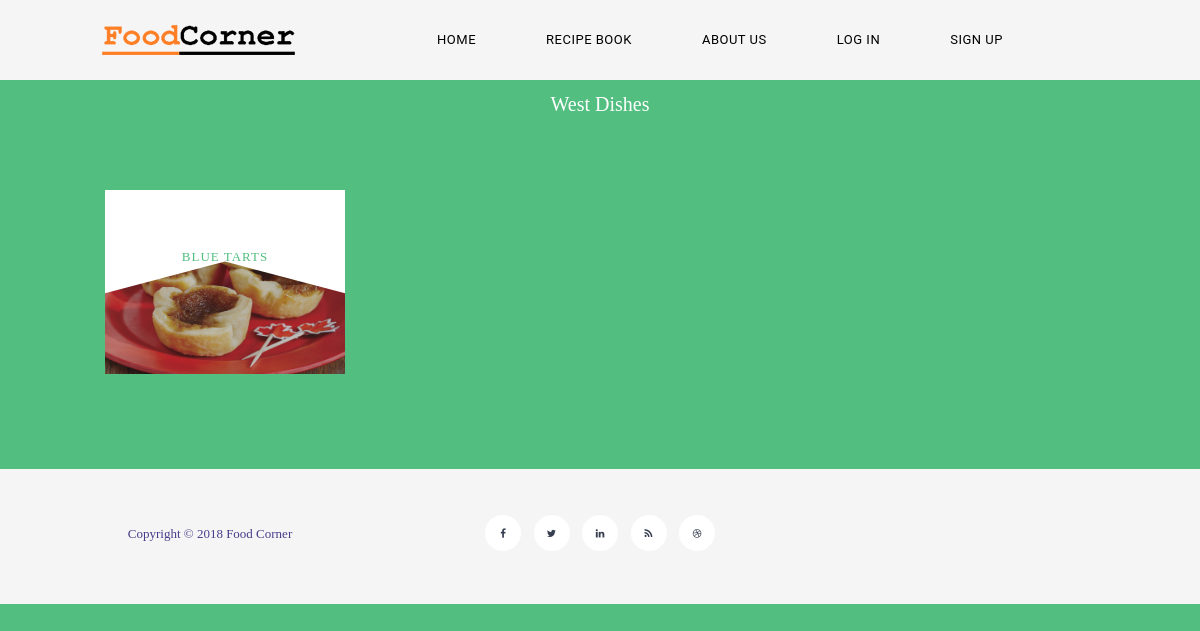
/regions/region/1, run on the app's committed database.
### tables this page shows
CREATE TABLE `region` (
  `region_id` int(11) NOT NULL,
  `region_name` varchar(255) NOT NULL,
  `region_photo` varchar(255) NOT NULL,
  `region_description` text NOT NULL
);

CREATE TABLE `recipe` (
  `r_id` bigint(20) NOT NULL,
  `ing_list_id` bigint(20) NOT NULL,
  `r_name` varchar(60) NOT NULL,
  `r_type` varchar(255) NOT NULL,
  `r_time_created` timestamp NOT NULL DEFAULT CURRENT_TIMESTAMP,
  `r_id_region` varchar(60) NOT NULL,
  `r_country` varchar(60) NOT NULL,
  `r_photo` varchar(255) NOT NULL,
  `recipe_text` text NOT NULL,
  `r_description` text NOT NULL,
  `r_price` int(11) NOT NULL,
  `r_time` int(11) NOT NULL,
  `r_serve` int(11) NOT NULL
);

### application/controllers/Regions.php (called while the page is built, shortened)
<?php
class Regions extends CI_Controller {
	public function region($region)
	{
		$data['recipes'] = $this->recipe_model->get_region($region);
		$data['region'] = $this->region_model->get_regions($region);
		if($this->recipe_model->get_region($region)){
			if (!isset($_SESSION['email'])) {
				$this->load->view('template/header');
				$this->load->view('Recipe2/Region',$data);
				$this->load->view('template/footer');
			}
			else{
				$this->load->view('template/headerlogin');
				$this->load->view('Recipe2/Region',$data);
				$this->load->view('template/footer');
			}
		}
	}
}

### index.php (called while the page is built, shortened)
<?php
require_once BASEPATH.'core/CodeIgniter.php';

### application/models/region_model.php (called while the page is built, shortened)
<?php
class region_model extends CI_Model {
	public function get_regions($region){
		$this->db->where('region_id',$region);
    	$result = $this->db->get('region');
    	return $result->row_array();
	}
}

### application/models/recipe_model.php (called while the page is built, shortened)
<?php
class recipe_model extends CI_Model {
    public function get_region($region){
    	$this->db->where('r_id_region',$region);
		$result = $this->db->get('recipe');
		return $result->result_array();
    }
}

### application/views/Recipe2/Region.php (the view, shortened to what this page needs)
<!DOCTYPE html>
<html lang="en" class="demo-3 no-js">
	<head>
	</head>
	<body>
		<link rel="stylesheet" type="text/css" href="<?php echo base_url('assets/Recipe/css/normalize.css'); ?>" />
		<link rel="stylesheet" type="text/css" href="<?php echo base_url('assets/Recipe/css/demo2.css'); ?>" />
		<link rel="stylesheet" type="text/css" href="<?php echo base_url('assets/Recipe/css/component.css'); ?>" />
		<h1 text align = "center"><?php echo ucfirst($region['region_name']); ?> Dishes</h1>
			<section id="grid" class="grid clearfix">
				<?php foreach($recipes as $recipe):?>
				<a href="<?php echo site_url('recipe/'.$recipe['r_id']);?>" data-path-hover="M 0,0 0,38 90,58 180.5,38 180,0 z">
					<figure>
						<img src="<?php echo base_url('assets/Recipe/photo/').$recipe['r_photo'];?>" />
						<svg viewBox="0 0 180 320" preserveAspectRatio="none"><path d="M 0 0 L 0 182 L 90 126.5 L 180 182 L 180 0 L 0 0 z "/></svg>
						<figcaption>
							<h2><?php echo $recipe['r_name'];?></h2>
						</figcaption>
					</figure>
				</a>
				<?php endforeach; ?>
			</section>
		</div>
	</body>
</html>

### assets/FoodC/css/carousel.css (style rules this page uses)
* { box-sizing: border-box; }
body { font-family: Verdana, sans-serif; }
img { vertical-align: middle; }

### assets/FoodC/css/templatemo-style.css (style rules this page uses)
* { margin: 0; padding: 0; font-family: Tahoma; }
body { overflow-x: hidden; background-color: #f5f5f5; }

### assets/Recipe/css/demo2.css (style rules this page uses)
*, *:after, *:before { -webkit-box-sizing: border-box; -moz-box-sizing: border-box; box-sizing: border-box; }
body { background: #333; color: #fff; font-weight: 400; font-size: 1em; font-family: 'Lato', Arial, sans-serif; }
a, button { outline: none; }
a { color: #f0f0f0; text-decoration: none; }
.clearfix:before, .clearfix:after { content: " "; display: table; }
.clearfix:after { clear: both; }

### assets/Recipe/css/component.css (style rules this page uses)
.grid { margin: 40px auto 120px; max-width: 1000px; width: 90%; }
.grid a { float: left; max-width: 250px; width: 25%; color: #333; }
.grid a:nth-child(odd) { margin: 30px 0 -30px 0; }
.grid figure { position: relative; overflow: hidden; margin: 5px; background: #333; }
.grid figure img { position: relative; display: block; width: 100%; opacity: 0.7; -webkit-transition: opacity 0.3s; transition: opacity 0.3s; }
.grid figcaption { position: absolute; top: 0; z-index: 11; padding: 10px; width: 100%; height: 100%; text-align: center; }
.grid figcaption h2 { margin: 0 0 20px 0; color: #3498db; text-transform: uppercase; letter-spacing: 1px; font-weight: 300; font-size: 130%; -webkit-transition: -webkit-transform 0.3s; transition: transform 0.3s; }
.grid figcaption h2, .grid figcaption p { -webkit-transform: translateY(50px); transform: translateY(50px); }
.grid figcaption, .grid figcaption h2, .grid figcaption p, .grid figure button { -webkit-backface-visibility: hidden; backface-visibility: hidden; }
.grid svg { position: absolute; top: -1px; z-index: 10; width: 100%; height: 100%; }
.demo-2 .grid figcaption h2, .demo-2 .grid figcaption p, .demo-3 .grid figcaption h2, .demo-3 .grid figcaption p { -webkit-transition-timing-function: cubic-bezier(0.250, 0.250, 0.115, 1); -webkit-transition-timing-function: cubic-bezier(0.250, 0.250, 0.115, 1.445); timing-function: cubic-bezier(0.250, 0.250, 0.115, 1.445); }
.demo-3 body { background: #52be7f; }
.demo-3 .grid figcaption h2 { color: #52be7f; }

### data on the page
region: region_name "West"
recipe: r_photo (picture), r_name "BLUE TARTS"
